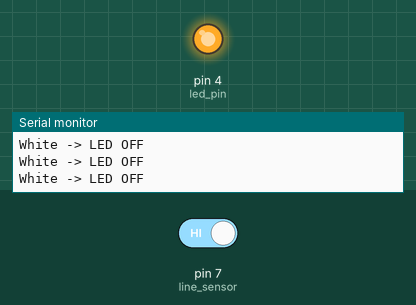
The sketch below on a simulated Arduino Uno, built with avr-gcc and run on an emulated ATmega328P. Parts: output pins drawn as LEDs (lit = HIGH), the last lines printed to the serial monitor. The test bench sets the inputs (shaded band); at power-on: pin 7 (line_sensor) HIGH.

Above: at 1.2 s.
1.3 s: pin 7 (line_sensor) driven LOW
At 2.0 s:
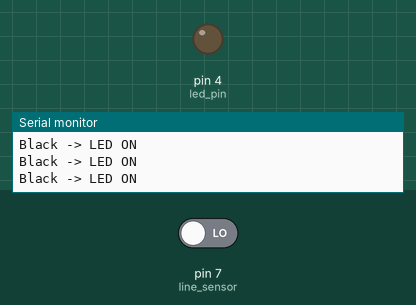
2.9 s: pin 7 (line_sensor) driven HIGH
At 3.3 s:
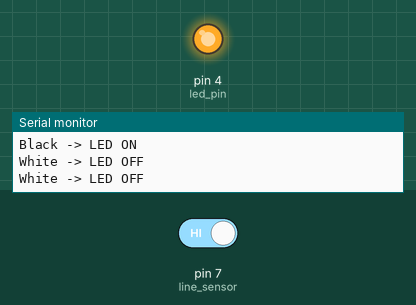
Timing chart, 0 to 5.9 s (numbered marks = the images above; inputs shaded):
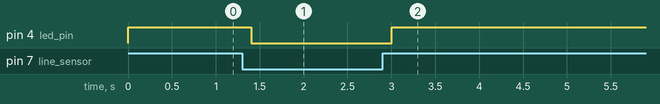

Measured:
- after the input at 1.3 s, pin 4 (led_pin): HIGH → LOW after 0.10 s
- after the input at 2.9 s, pin 4 (led_pin): LOW → HIGH after 0.10 s

The sketch:

CamBienDoLineCode.ino
```cpp
const int line_sensor = 7;
const int led_pin = 4;

void setup() {
  pinMode(line_sensor, INPUT);
  pinMode(led_pin, OUTPUT);
  Serial.begin(9600);
}

void loop() {
  int sensor_value = digitalRead(line_sensor);

  if (sensor_value == LOW) {

    digitalWrite(led_pin, LOW);
    Serial.println("Black -> LED ON");
  } else {

    digitalWrite(led_pin, HIGH);
    Serial.println("White -> LED OFF");
  }

  delay(200);
}
```
